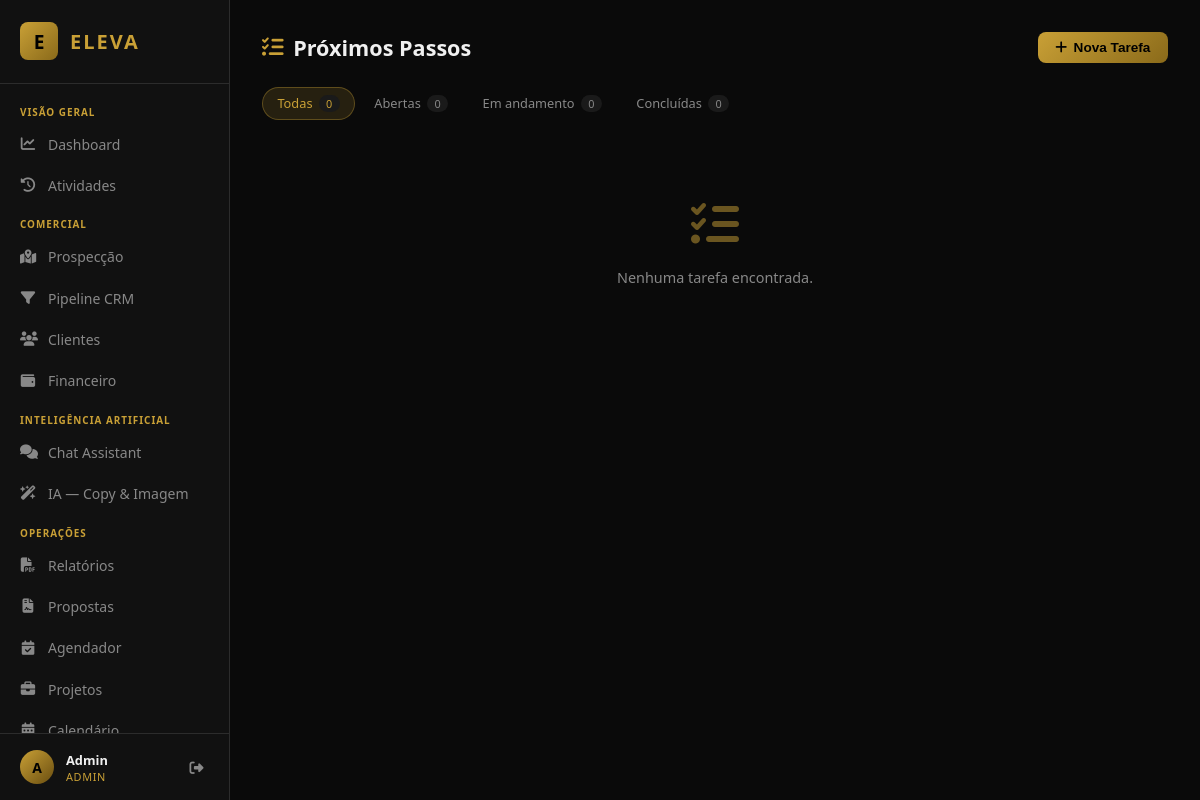
The page /proximos-passos (signed in) on the database its author committed.
### tables this page shows
CREATE TABLE users (
            id INTEGER PRIMARY KEY AUTOINCREMENT,
            name TEXT NOT NULL,
            email TEXT UNIQUE NOT NULL,
            password_hash TEXT NOT NULL,
            role TEXT DEFAULT 'ceo',
            created_at TEXT DEFAULT (datetime('now','localtime'))
        );

### main.py (the view)
@app.get("/proximos-passos", response_class=HTMLResponse)
def proximos_passos_page(request: Request, status_filter: str = ""):
    user = require_user(request)
    conn = get_db()
    if status_filter:
        rows = conn.execute("SELECT n.*, u.name as creator FROM next_steps n LEFT JOIN users u ON n.created_by=u.id WHERE n.status=? ORDER BY CASE n.priority WHEN 'alta' THEN 1 WHEN 'media' THEN 2 ELSE 3 END, n.deadline", (status_filter,)).fetchall()
    else:
        rows = conn.execute("SELECT n.*, u.name as creator FROM next_steps n LEFT JOIN users u ON n.created_by=u.id ORDER BY CASE n.status WHEN 'aberto' THEN 1 WHEN 'em_andamento' THEN 2 ELSE 3 END, CASE n.priority WHEN 'alta' THEN 1 WHEN 'media' THEN 2 ELSE 3 END").fetchall()
    counts = conn.execute("SELECT status, COUNT(*) as n FROM next_steps GROUP BY status").fetchall()
    conn.close()
    return templates.TemplateResponse("proximos_passos.html", {"request": request, "user": dict(user), "tasks": [dict(r) for r in rows], "status_filter": status_filter, "count_map": {r["status"]: r["n"] for r in counts}})

### templates/proximos_passos.html (shortened to what this page needs)
{% extends "base.html" %}
{% block content %}
<div class="page-header">
  <h2><i class="fa fa-list-check"></i> Próximos Passos</h2>
  <button class="btn btn-primary" onclick="openModal('modal-nova-tarefa')">
    <i class="fa fa-plus"></i> Nova Tarefa
  </button>
</div>
<div class="toolbar">
  <div class="filter-tabs">
    <a href="/proximos-passos" class="tab {% if not status_filter %}active{% endif %}">
      Todas <span class="count">{{ (count_map.values()|sum) if count_map else 0 }}</span>
    </a>
    <a href="/proximos-passos?status_filter=aberto" class="tab {% if status_filter=='aberto' %}active{% endif %}">
      Abertas <span class="count">{{ count_map.get('aberto', 0) }}</span>
    </a>
    <a href="/proximos-passos?status_filter=em_andamento" class="tab {% if status_filter=='em_andamento' %}active{% endif %}">
      Em andamento <span class="count">{{ count_map.get('em_andamento', 0) }}</span>
    </a>
    <a href="/proximos-passos?status_filter=concluido" class="tab {% if status_filter=='concluido' %}active{% endif %}">
      Concluídas <span class="count">{{ count_map.get('concluido', 0) }}</span>
    </a>
  </div>
</div>
{% if tasks %}
<div class="tasks-board">
  {% for t in tasks %}
  <div class="task-card priority-border-{{ t.priority }}">
    <div class="task-card-header">
      <div style="display:flex;align-items:center;gap:.6rem">
        <span class="priority-dot priority-{{ t.priority }}" title="Prioridade {{ t.priority }}"></span>
        <strong>{{ t.title }}</strong>
      </div>
      <div style="display:flex;gap:.4rem;align-items:center">
        <span class="badge badge-{{ t.status }}">{{ t.status|replace('_',' ') }}</span>
        <form method="post" action="/proximos-passos/{{ t.id }}/deletar" style="display:inline"
              onsubmit="return confirm('Remover tarefa?')">
          <button class="btn btn-sm btn-danger"><i class="fa fa-trash"></i></button>
        </form>
      </div>
    </div>
    {% if t.description %}
    <p class="task-desc">{{ t.description }}</p>
    {% endif %}
    <div class="task-card-footer">
      <div class="task-meta">
        {% if t.responsible %}
        <span><i class="fa fa-user"></i> {{ t.responsible }}</span>
        {% endif %}
        {% if t.deadline %}
        <span><i class="fa fa-calendar"></i> {{ t.deadline }}</span>
        {% endif %}
      </div>
      <form method="post" action="/proximos-passos/{{ t.id }}/status" class="status-form">
        <select name="status" onchange="this.form.submit()" class="select-inline">
          <option value="aberto" {% if t.status=='aberto' %}selected{% endif %}>Aberto</option>
          <option value="em_andamento" {% if t.status=='em_andamento' %}selected{% endif %}>Em andamento</option>
          <option value="concluido" {% if t.status=='concluido' %}selected{% endif %}>Concluído</option>
        </select>
      </form>
    </div>
  </div>
  {% endfor %}
</div>
{% else %}
<div class="empty-state large"><i class="fa fa-list-check"></i><p>Nenhuma tarefa encontrada.</p></div>
{% endif %}
{% endblock %}

### templates/base.html (shortened to what this page needs)
<!DOCTYPE html>
<html lang="pt-BR">
<head>
  <link rel="stylesheet" href="/static/css/style.css"/>
  <link rel="stylesheet" href="https://cdnjs.cloudflare.com/ajax/libs/font-awesome/6.5.0/css/all.min.css"/>
</head>
<body>
  <nav class="sidebar" id="sidebar">
    <div class="sidebar-brand">
      <span class="brand-icon">E</span>
      <span class="brand-name">ELEVA</span>
    </div>
    <ul class="sidebar-nav">
      <li class="nav-section">VISÃO GERAL</li>
      <li><a href="/" class="{% if request.url.path == '/' %}active{% endif %}" onclick="closeSidebar()">
        <i class="fa fa-chart-line"></i><span>Dashboard</span>
      </a></li>
      <li><a href="/atividades" class="{% if '/atividades' in request.url.path %}active{% endif %}" onclick="closeSidebar()">
        <i class="fa fa-clock-rotate-left"></i><span>Atividades</span>
      </a></li>
      <li class="nav-section">COMERCIAL</li>
      <li><a href="/prospeccao" class="{% if '/prospeccao' in request.url.path %}active{% endif %}" onclick="closeSidebar()">
        <i class="fa fa-map-location-dot"></i><span>Prospecção</span>
      </a></li>
      <li><a href="/pipeline" class="{% if '/pipeline' in request.url.path %}active{% endif %}" onclick="closeSidebar()">
        <i class="fa fa-filter"></i><span>Pipeline CRM</span>
      </a></li>
      <li><a href="/clientes" class="{% if '/clientes' in request.url.path %}active{% endif %}" onclick="closeSidebar()">
        <i class="fa fa-users"></i><span>Clientes</span>
      </a></li>
      <li><a href="/financeiro" class="{% if '/financeiro' in request.url.path %}active{% endif %}" onclick="closeSidebar()">
        <i class="fa fa-wallet"></i><span>Financeiro</span>
      </a></li>
      <li class="nav-section">INTELIGÊNCIA ARTIFICIAL</li>
      <li><a href="/chat" class="{% if '/chat' in request.url.path %}active{% endif %}" onclick="closeSidebar()">
        <i class="fa fa-comments"></i><span>Chat Assistant</span>
      </a></li>
      <li><a href="/ia" class="{% if '/ia' in request.url.path %}active{% endif %}" onclick="closeSidebar()">
        <i class="fa fa-wand-magic-sparkles"></i><span>IA — Copy & Imagem</span>
      </a></li>
      <li class="nav-section">OPERAÇÕES</li>
      <li><a href="/relatorios" class="{% if '/relatorios' in request.url.path %}active{% endif %}" onclick="closeSidebar()">
        <i class="fa fa-file-pdf"></i><span>Relatórios</span>
      </a></li>
      <li><a href="/propostas" class="{% if '/propostas' in request.url.path %}active{% endif %}" onclick="closeSidebar()">
        <i class="fa fa-file-contract"></i><span>Propostas</span>
      </a></li>
      <li><a href="/agendador" class="{% if '/agendador' in request.url.path %}active{% endif %}" onclick="closeSidebar()">
        <i class="fa fa-calendar-check"></i><span>Agendador</span>
      </a></li>
      <li><a href="/projetos" class="{% if '/projetos' in request.url.path %}active{% endif %}" onclick="closeSidebar()">
        <i class="fa fa-briefcase"></i><span>Projetos</span>
      </a></li>
      <li><a href="/calendario" class="{% if '/calendario' in request.url.path %}active{% endif %}" onclick="closeSidebar()">
        <i class="fa fa-calendar-days"></i><span>Calendário</span>
      </a></li>
    </ul>
    <div class="sidebar-user">
      <div class="user-avatar">{{ user.name[0]|upper }}</div>
      <div class="user-info">
        <span class="user-name">{{ user.name }}</span>
        <span class="user-role">{{ user.role }}</span>
      </div>
      <a href="/logout" class="logout-btn" title="Sair"><i class="fa fa-sign-out-alt"></i></a>
    </div>
  </nav>
  <main class="main-content">
    <div class="page-container">
      {% block content %}{% endblock %}
    </div>
  </main>
</body>
</html>

### rows shown on the page
users: name "A", name "Admin", role "ADMIN"

### other values the page prints
{{ (count_map.values()|sum) if count_map else 0 }} "0"
{{ count_map.get('aberto', 0) }} "0"
{{ count_map.get('em_andamento', 0) }} "0"
{{ count_map.get('concluido', 0) }} "0"
